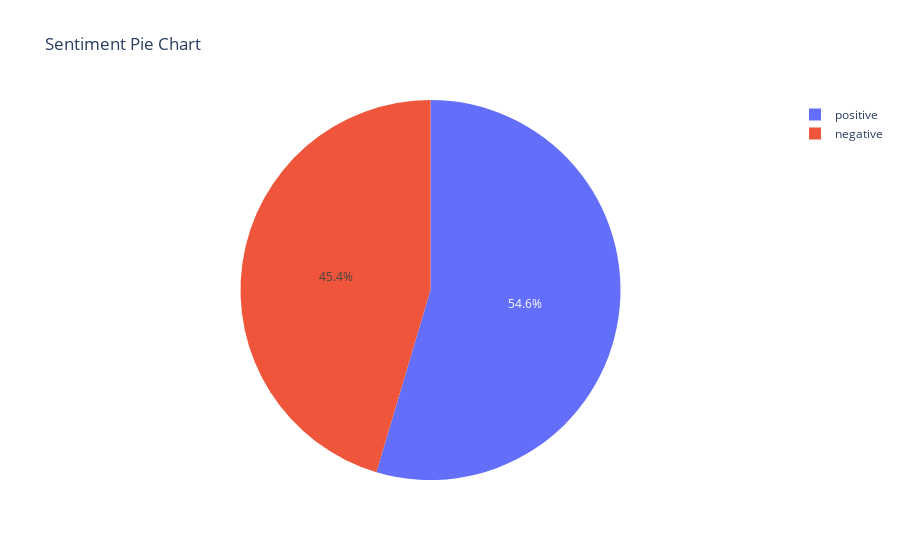

The notebook cell saved with this chart:
### Code cell
data_list = [{'sentiment': key, 'count': value} for key, value in counter.items()]
fig = px.pie(data_list, values='count', names='sentiment', title='Sentiment Pie Chart')
fig.show()

### Figure 1 — Plotly figure (JSON) as saved in the notebook; plotly's stock layout.template omitted (floating-point values rounded to 4 significant figures)
{"data": [{"domain": {"x": [0, 1], "y": [0, 1]}, "hovertemplate": "sentiment=%{label}<br>count=%{value}<extra></extra>", "labels": ["positive", "negative"], "legendgroup": "", "name": "", "showlegend": true, "type": "pie", "values": [2929, 2436]}], "layout": {"legend": {"tracegroupgap": 0}, "title": {"text": "Sentiment Pie Chart"}}}
